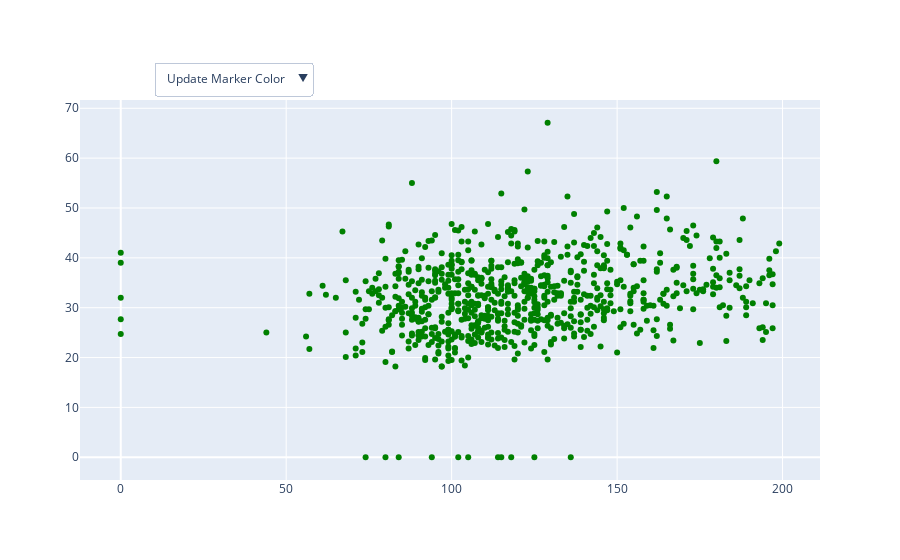

The notebook cell saved with this chart:
### Markdown cell above
### h. Develop custom action buttons using Plotly

### Code cell
fig = go.Figure()

scatter = go.Scatter(
    x=df1['Glucose'],
    y=df1['BMI'],
    mode='markers',
    marker=dict(color='green'),
    name='Glucose vs. BMI'
)
fig.add_trace(scatter)


buttons = [
    dict(label='Update Marker Color',
         method='update',
         args=[{'marker.color': 'blue'}, {'title': 'Glucose vs. BMI (Marker Color: blue)'}]),
]
fig.update_layout(
    updatemenus=[
        {
            'buttons': buttons,
            'direction': 'down',
            'showactive': True,
            'x': 0.1,
            'xanchor': 'left',
            'y': 1.1,
            'yanchor': 'top'
        },
    ]
)
fig.show()

### Figure 1 — Plotly figure (JSON) as saved in the notebook; plotly's stock layout.template omitted (floating-point values rounded to 4 significant figures; data arrays with more than 128 entries replaced by an {"elided": "..."} marker saying what was removed)
{"data": [{"marker": {"color": "green"}, "mode": "markers", "name": "Glucose vs. BMI", "type": "scatter", "x": {"elided": "768 int values"}, "y": {"elided": "768 float values"}}], "layout": {"updatemenus": [{"buttons": [{"args": [{"marker.color": "blue"}, {"title": "Glucose vs. BMI (Marker Color: blue)"}], "label": "Update Marker Color", "method": "update"}], "direction": "down", "showactive": true, "x": 0.1, "xanchor": "left", "y": 1.1, "yanchor": "top"}]}}
